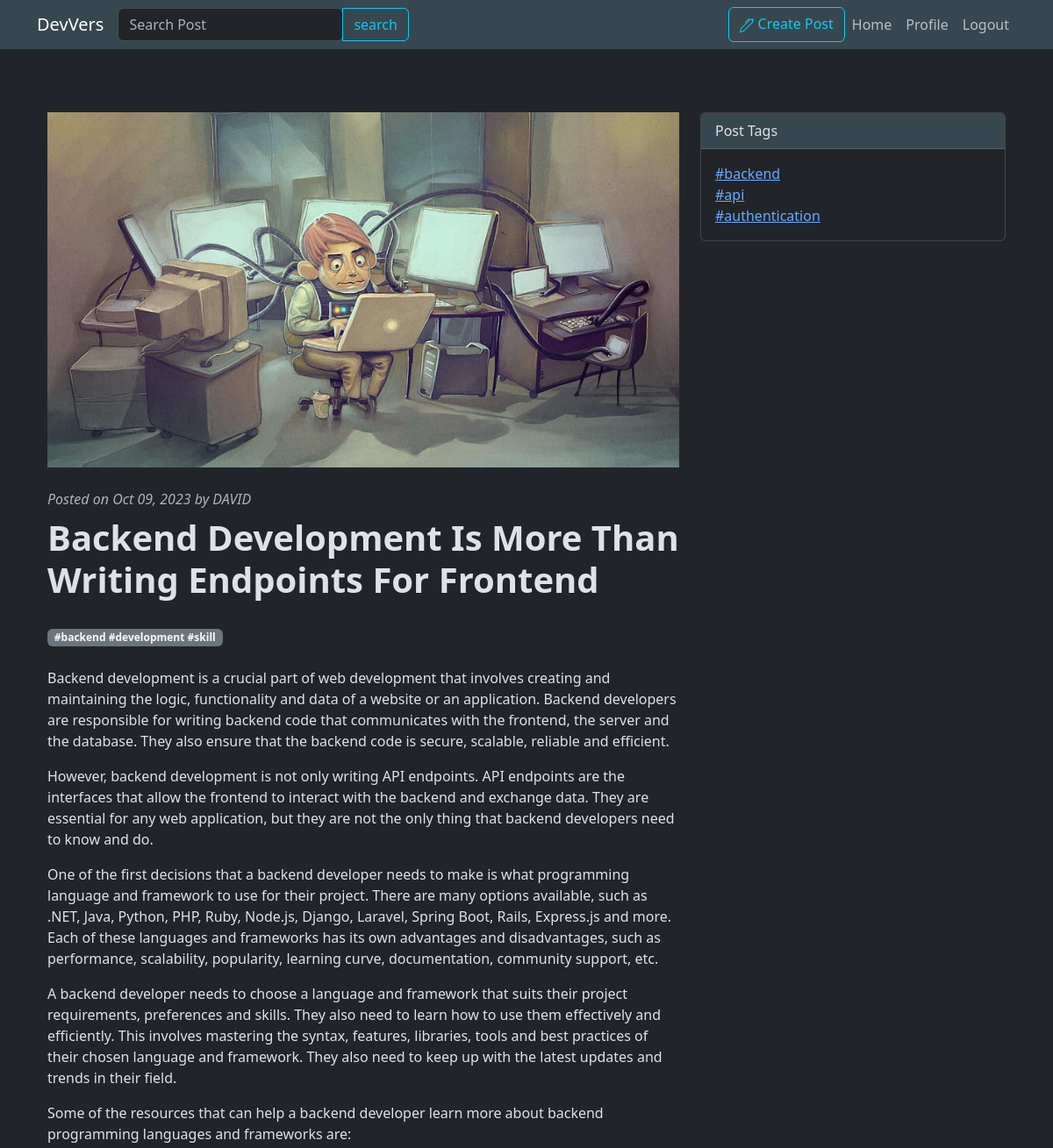
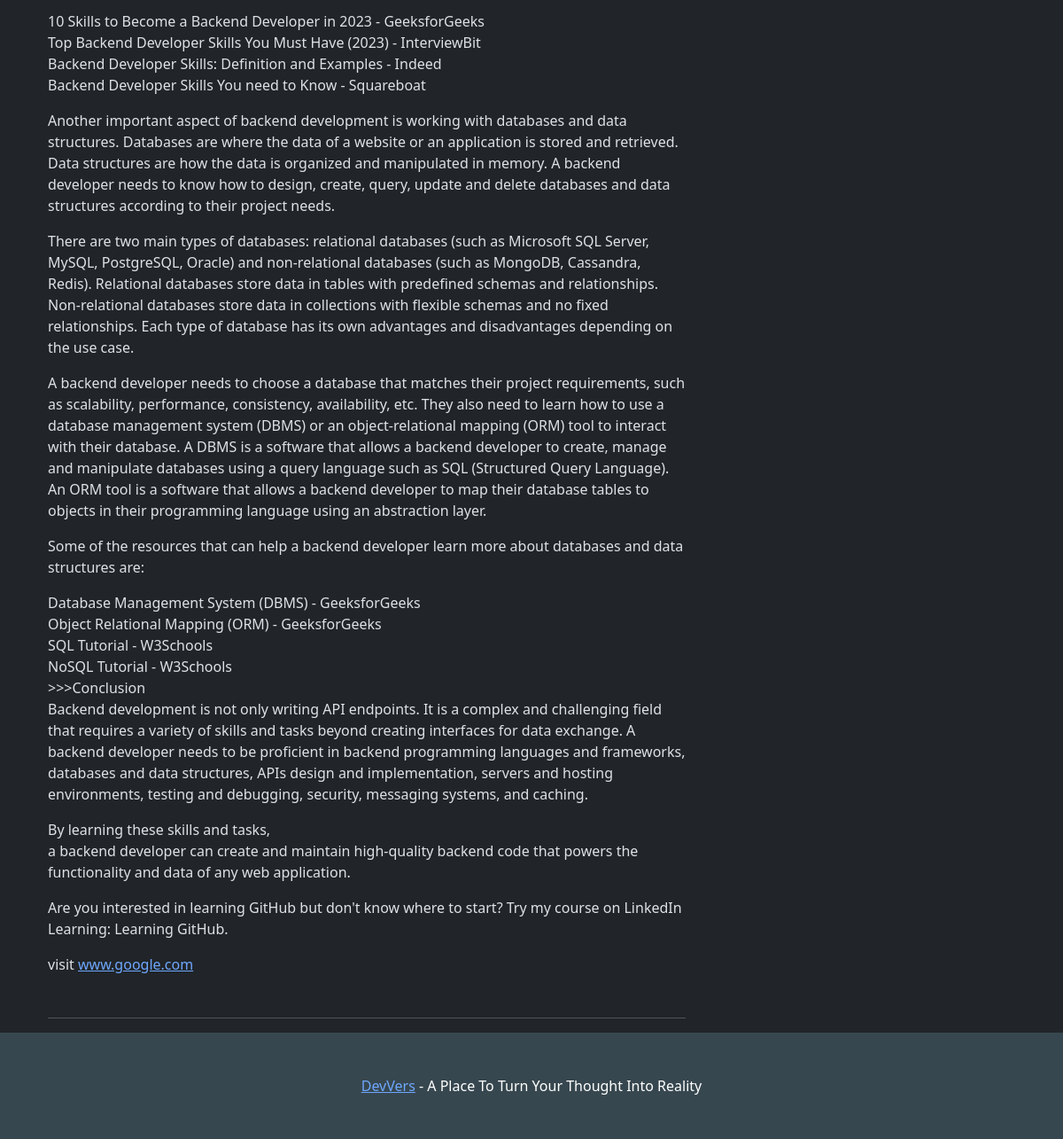
Screenshot of /post/2 (signed in) with the database file from the repository (2 pictures, top to bottom).
### Blog/models.py (models this page shows, shortened)
class Post(models.Model):
    post_img = models.ImageField(upload_to='images/', blank = True)
    title = models.CharField(max_length=100)
    authour = models.CharField(max_length=50 )
    content = models.TextField(max_length=10000)
    hashtag = models.CharField(max_length=10000, blank=True)
    created = models.DateTimeField(auto_now_add=True)

### Blog/views.py (the view)
# urls.py: path('post/<int:post_id>', views.readpost, name="blog-readpost"),
@login_required(login_url='/login/')
def readpost(request, post_id):
    post = Post.objects.get(id= post_id)
    username = request.user.username
    context = {
        'post': post,
        'username': username,
    }
    return render(request,'Blog/readpost.html', context )

### Blog/templates/Blog/readpost.html (shortened to what this page needs)
{% extends 'Blog/layout.html' %}
{% load static %}
{% block body %}
    <br>
        {% if post %}
        <div class="container mt-5">
            <div class="row">
                <div class="col-lg-8">
                    <figure class="mb-4">
                        {% if post.post_img %}
                            <img src="{{ post.post_img.url }}" class="img-responsive" style="width: 100%; float: center; margin-right: 10px;" />
                        {% endif %}
                    </figure>
                    <div class="text-muted fst-italic mb-2">Posted on {{ post.created|date:"M d, Y"}} by {{post.authour|upper}}</div>
                    <article>
                        <header class="mb-4">
                            <h1 class="fw-bolder mb-1">{{ post.title | title }}</h1>
                            <br>
                            {% if post.hashtag %}
                                <a class="badge bg-secondary text-decoration-none link-light" href="#!">{{post.hashtag}}</a>
                            {% endif %}
                        <header>
                        <section class="mb-5">
                            <p class="fs-5 mb-4">
                                {{post.content | linebreaks| urlize}}
                            </p>
                        </section>
                    </article>
                    <hr>
                </div>
                <div class="col-lg-4">
                    <div class="card mb-4">
                        <div class="card-header">Post Tags</div>
                        <div class="card-body">
                            <div class="row">
                                <div class="col-sm-6">
                                    <ul class="list-unstyled mb-0">
                                        <li><a href="#!">#backend</a></li>
                                        <li><a href="#!">#api</a></li>
                                        <li><a href="#!">#authentication</a></li>
                                    </ul>
                                </div>
                            </div>
                        </div>
                    </div>
                </div>
            </div>
        </div>
        {% else %}
            <h1>This if statement is not working try debugging it</h1>
        {% endif %}
{% endblock %}

### Blog/templates/Blog/layout.html (shortened to what this page needs)
{% load static %}
<!DOCTYPE html>
<html lang="en" data-bs-theme="dark">
    <head>
        <link  rel="stylesheet" type="text/css"  href="{% static 'css/styles.css' %}" />
        <link rel="stylesheet" type="text/css" href="{% static 'css/bootstrap.min.css' %}">
    </head>
    <body >
        {% block navigations %}
            <nav class="navbar navbar-expand-lg">
                <div class="container">
                    <a class="navbar-brand" href="/">DevVers</a>
                    <form action="{%  url 'blog-search' %}" method = "post">
                        <div class="input-group">
                            <input type="search" name="search" class="form-control rounded" placeholder="Search Post" aria-label="Search Post" aria-describedby="search-addon">
                            <button  type="button" class="btn btn-outline-info"> search</button>
                        </div>
                    </form>
                    <div class="collapse navbar-collapse" id="navbarSupportedContent">
                        <ul class="navbar-nav ms-auto mb-2 mb-lg-0">
                            {% if user.is_authenticated %}
                                <a  class="btn btn-outline-info" href="{% url 'blog-post'%}" >
                                     Create Post
                                </a>
                                <a class="nav-link" href="{% url 'blog-home' %}">Home</a>
                                <a class="nav-link" href="{% url 'blog-profile' %}">Profile</a>
                                <a class="nav-link" href="{% url 'blog-logout' %}">Logout</a>
                            {% else %}
                                <a class="nav-link" href="{% url 'blog-register' %}">Sign Up</a>
                                <a class="nav-link" href="{% url 'blog-login' %}">Login</a>
                            {% endif %}
                        </ul>
                    </div>
                </div>
            </nav>
        {% endblock %}
        <div class="container">
            {% block body %}
            {% endblock %}
        </div>
        {% block footer %}
            <footer class="py-5 down">
                <div class="container">
                    <p class="m-0 text-center text-white"><a href="{% url 'blog-home' %}">DevVers</a> - A Place To Turn Your Thought Into Reality</p>
                </div>
            </footer>
        {% endblock %}
    </body>
</html>

### Blog/templates/Blog/layout.html (style rules this page uses)
.navbar.navbar-expand-lg { background-color: #37474f; }
.down { background-color: #37474f; }

### Blog/templates/Blog/readpost.html (style rules this page uses)
.card-header { background-color: #37474f; }

### rows the page displays
Post: post_img (picture), created "Oct 09, 2023", authour "DAVID", title "Backend Development Is More Than Writing Endpoints For Frontend", hashtag "#backend #development #skill", content "Backend development is a crucial part of web development that involves creating and maintaining the logic, functionality and data of a website or an application. Backend developers are responsible for writing backend code that communicates with the frontend, the server and the database. They also ensure that the backend code is secure, scalable, reliable and efficient. However, backend development is not only writing API endpoints. API endpoints are the interfaces that allow the frontend to interact with the backend and exchange data. They are essential for any web application, but they are not the only thing that backend developers need to know and do. One of the first decisions that a…"
